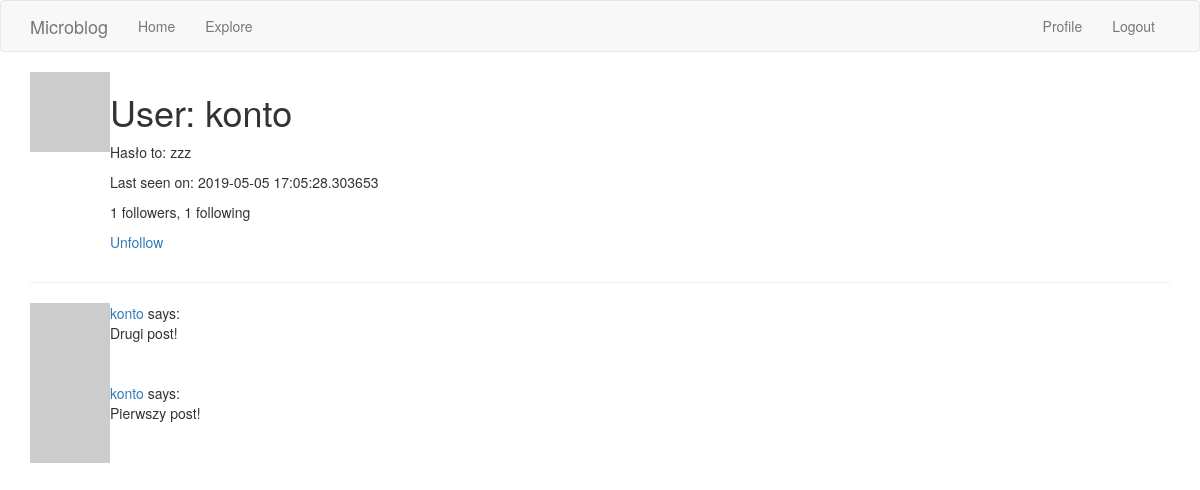
The page /user/konto (signed in) on the database its author committed.
### app/models.py (models this page shows, shortened)
class User(db.Model, UserMixin):
    id = db.Column(db.Integer, primary_key=True)
    username = db.Column(db.String(64), index=True, unique=True)
    email = db.Column(db.String(120), index=True, unique=True)
    password_hash = db.Column(db.String(128))
    posts = db.relationship('Post', backref='author', lazy='dynamic')
    about_me = db.Column(db.String(140))
    last_seen = db.Column(db.DateTime, default=datetime.utcnow)
    followed = db.relationship(
        'User', secondary=followers,
        primaryjoin=(followers.c.follower_id == id),
        secondaryjoin=(followers.c.followed_id == id),
        backref=db.backref('followers', lazy='dynamic'), lazy='dynamic') # user1.follow(user2) -->  user2.followers()
    def avatar(self, size):
        digest = md5(self.email.lower().encode('utf-8')).hexdigest()
        return 'https://www.gravatar.com/avatar/{}?d=identicon&s={}'.format(digest, size)
    def is_following(self, user):
        return self.followed.filter(
            followers.c.followed_id == user.id).count() > 0

class Post(db.Model):
    id = db.Column(db.Integer, primary_key=True)
    body = db.Column(db.String(140))
    timestamp = db.Column(db.DateTime, index=True, default=datetime.utcnow)
    user_id = db.Column(db.Integer, db.ForeignKey('user.id'))

### app/routes.py (the view)
@app.route('/user/<username>')  # Dynamic component
@login_required
def user(username):
    user = User.query.filter_by(username=username).first_or_404() # returns a db object
    page = request.args.get('page', 1, type=int)
    posts = user.posts.order_by(Post.timestamp.desc()).paginate(
        page, app.config['POSTS_PER_PAGE'], False)
    next_url = url_for('user', username=user.username, page=posts.next_num) \
        if posts.has_next else None
    prev_url = url_for('user', username=user.username, page=posts.prev_num)\
        if posts.has_prev else None
    return render_template('user.html', title='User', posts=posts.items, user=user, next_url=next_url, prev_url=prev_url)

### app/models.py (called while the page is built)
@login.user_loader  # callback for current_user
def load_user(id):
    return User.query.get(int(id))  # puts the user in db session, gets it by primary key

### app/routes.py (called while the page is built)
@app.before_request
def before_request():
    if current_user.is_authenticated:
        current_user.last_seen = datetime.utcnow()
        db.session.commit()

### app/Templates/user.html (shortened to what this page needs)
{% extends 'base.html' %}
{% block app_content %}
    <table>
        <tr valign="top">
            <td><img src="{{ user.avatar(100) }}"></td>
            <td>
                <h1>User: {{ user.username }}</h1>
                {% if user.about_me %}<p>{{ user.about_me }}</p>{% endif %}
                {% if user.last_seen %}<p>Last seen on: {{ user.last_seen }}</p>{% endif %}
                <p>{{ user.followers.count() }} followers, {{ user.followed.count() }} following</p>
                {% if user == current_user %}
                    <p><a href="{{ url_for('edit_profile') }}">Edit your profile</a> </p>
                {% elif not current_user.is_following(user) %}
                <p><a href="{{ url_for('follow', username = user.username) }}">Follow</a></p>
                {% else %}
                <p><a href="{{ url_for('unfollow', username = user.username) }}">Unfollow</a></p>
                {% endif %}
            </td>
        </tr>
    </table>
    <hr>
    {% for post in posts %}
        {% include '_post.html' %}
    {% endfor %}
{% endblock %}

### app/Templates/_post.html (shortened to what this page needs)
<table>
    <tr valign="top">
        <td><img src="{{ post.author.avatar(36) }}"></td>
        <td>
            <a href="{{ url_for('user', username=post.author.username) }}">
                {{ post.author.username }}
            </a>
             says: <br>{{ post.body }}
        </td>
    </tr>
</table>

### rows shown on the page
User: username "konto", about_me "Hasło to: zzz", last_seen "2019-05-05 17:05:28.303653"
Post: author.username "konto", body "Drugi post!"
Post: author.username "konto", body "Pierwszy post!"

### other values the page prints
{{ user.followers.count() }} "1"
{{ user.followed.count() }} "1"
